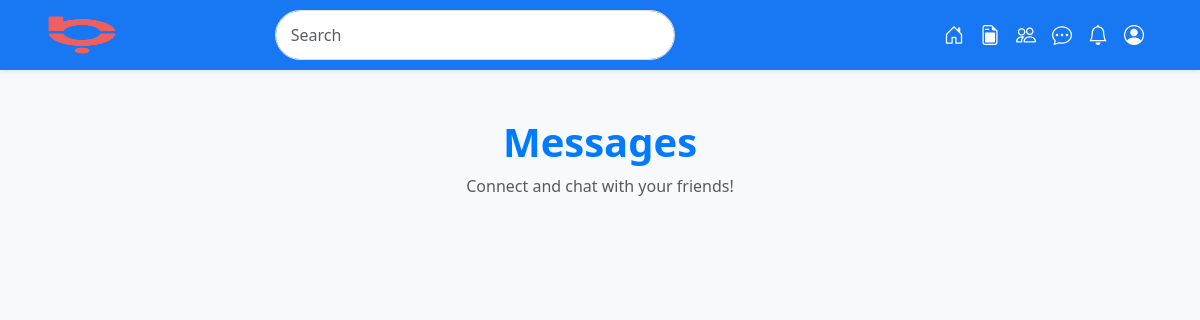
/messages.php, run on an earlier commit of the app's database.
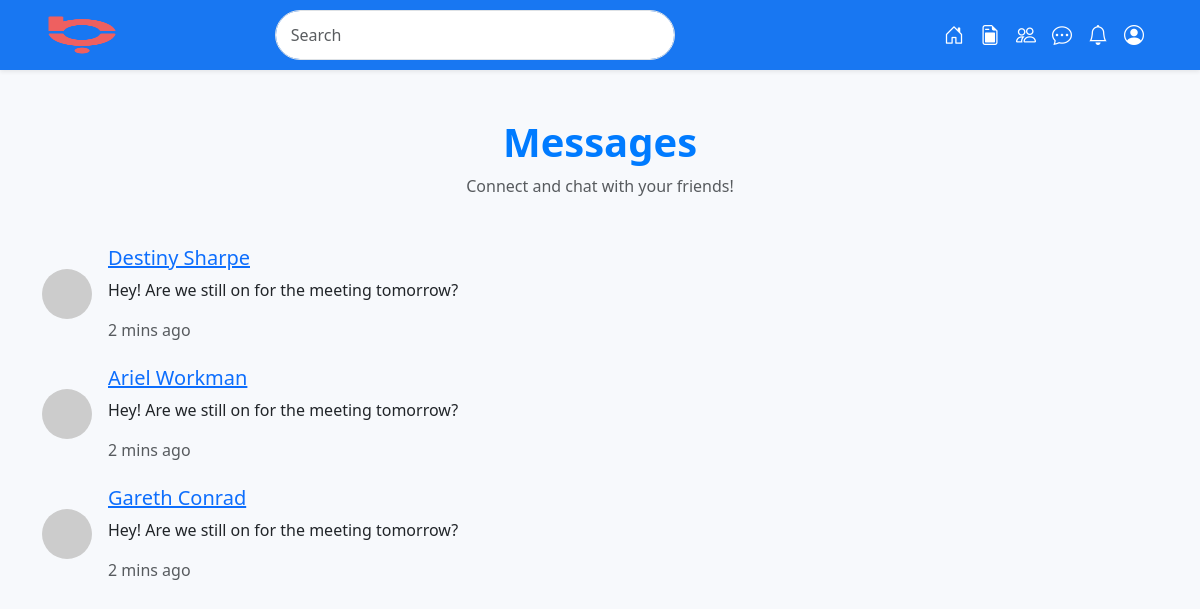
And on a later commit of the database.
### tables this page shows
CREATE TABLE `users` (
  `users_id` int(11) NOT NULL,
  `full_name` varchar(100) DEFAULT NULL,
  `email_address` varchar(100) DEFAULT NULL,
  `password` varchar(100) DEFAULT NULL,
  `username` varchar(100) DEFAULT NULL,
  `bio` varchar(255) DEFAULT NULL,
  `website` varchar(100) DEFAULT NULL,
  `profile_picture` varchar(100) DEFAULT NULL,
  `num_id` varchar(255) DEFAULT NULL
);

### inc/controller.php (called while the page is built, shortened)
<?php
function fetchdata($query)
{
    include "dp.php";
    $result = $conn->query($query);
    $resultArray = [];
    if ($result && $result->num_rows > 0) {
        while ($row = $result->fetch_assoc()) {
            $resultArray[] = $row;
        }
    }
    return $resultArray;
}

### messages.php (the view, shortened to what this page needs)
<?php
include "inc/controller.php";
?>
<!DOCTYPE html>
<html lang="en">
<head>
  <link href="https://cdn.jsdelivr.net/npm/bootstrap@5.3.0-alpha1/dist/css/bootstrap.min.css" rel="stylesheet">
  <link rel="stylesheet" href="css/style2.css">
</head>
<body>
<?php include "inc/navbar.php";?>
<div class="container mt-5">
  <section id="page-title" class="mb-5 text-center">
    <h2>Messages</h2>
    <p class="text-muted">Connect and chat with your friends!</p>
  </section>
  <section id="messages">
    <div class="row">
     <?php
     $sql = "SELECT * FROM users";
     $result = fetchdata($sql);
     foreach ($result as $row) {
     ?>
      <div class="col-md-12 mb-4">
        <div class="message-card d-flex align-items-center">
          <img src="https://via.placeholder.com/50" alt="User 1" class="rounded-circle me-3">
          <div class="message-content">
            <a href="chat.php?username=<?php echo $row['username'];?>&&fullname=<?php echo $row['full_name'];?>"><h5><?php echo $row['full_name'];?></h5></a>
            <p>Hey! Are we still on for the meeting tomorrow?</p>
            <span class="text-muted">2 mins ago</span>
          </div>
        </div>
      </div>
      <?php
      }
      ?>
    </div>
  </section>
</div>
<link href="https://cdn.jsdelivr.net/npm/bootstrap-icons/font/bootstrap-icons.css" rel="stylesheet">
</body>
</html>

### inc/navbar.php (shortened to what this page needs)
<nav class="navbar navbar-expand-lg navbar-light shadow-sm facebook-navbar">
  <div class="container-fluid">
    <a class="navbar-brand" href="#">
      <img src="inc/social2.webp" alt="Logo" width="60" class="img-fluid">
    </a>
    <form class="d-flex mx-auto" role="search">
      <input class="form-control me-2 rounded-pill" type="search" placeholder="Search" aria-label="Search">
    </form>
    <ul class="navbar-nav ms-auto mb-2 mb-lg-0 d-flex align-items-center">
      <li class="nav-item">
        <a class="nav-link" href="feed.php">
          <i class="bi bi-house-door"></i>
        </a>
      </li>
      <li class="nav-item">
        <a class="nav-link" href="post.php">
          <i class="bi bi-file-earmark-post"></i>
        </a>
      </li>
      <li class="nav-item">
        <a class="nav-link" href="friends.php">
          <i class="bi bi-people"></i>
        </a>
      </li>
      <li class="nav-item">
        <a class="nav-link" href="messages.php">
          <i class="bi bi-chat-dots"></i>
        </a>
      </li>
      <li class="nav-item">
        <a class="nav-link" href="notifications.php">
          <i class="bi bi-bell"></i>
        </a>
      </li>
      <li class="nav-item">
        <a class="nav-link" href="profile.php">
          <i class="bi bi-person-circle"></i>
        </a>
      </li>
      <li class="nav-item">
        <a class="nav-link" href="Login.php">
        </a>
      </li>
    </ul>
  </div>
</nav>

### css/style2.css (style rules this page uses)
.navbar { padding: 10px 20px; }
.navbar-brand img { width: 100px; height: auto; }
.form-control { width: 400px; }
.nav-link { font-size: 24px; color: #333; }
.form-control { border-radius: 10px; padding: 12px; }
.facebook-navbar { background-color: #1877F2; }
.facebook-navbar .navbar-brand img { height: 40px; }
.facebook-navbar .form-control { background-color: white; color: #333; border-radius: 50px; padding-left: 15px; }
.facebook-navbar .nav-link { color: white; font-size: 1.25rem; }
body { background-color: #f0f2f5; }
#page-title h2 { font-size: 2.5rem; font-weight: bold; color: #6f42c1; }
#page-title p { font-size: 1rem; color: #6c757d; }
body { background-color: #f7f9fc; }
#page-title h2 { font-size: 2.5rem; font-weight: bold; color: #007bff; }

What changed in the data, as far as the page shows it:
added users: full_name "Destiny Sharpe"
added users: full_name "Ariel Workman"
added users: full_name "Gareth Conrad"
